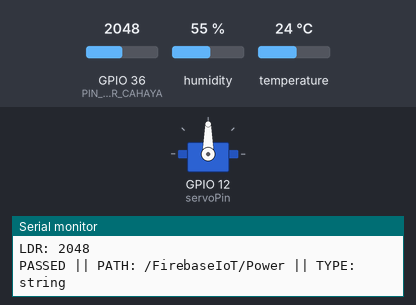
Bench run of a sketch on a simulated ESP32. Parts: servo, the last lines printed to the serial monitor. Inputs (shaded band) come from the test bench; at power-on: GPIO 36 (PIN_SENSOR_CAHAYA) = 2048, humidity 55 %, temperature 24 °C. WiFi joins after 1.5 s; servers stay silent unless stated; the Firebase database answers and starts empty.

Above: at 2.7 s.
2.8 s: GPIO 36 (PIN_SENSOR_CAHAYA) set to 0
At 5.7 s:
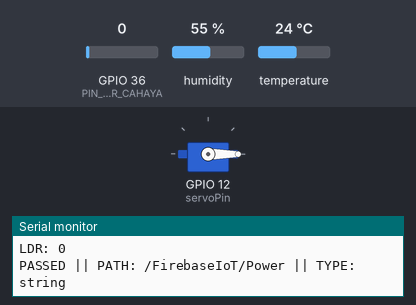
6.2 s: GPIO 36 (PIN_SENSOR_CAHAYA) set to 491
At 7.9 s:
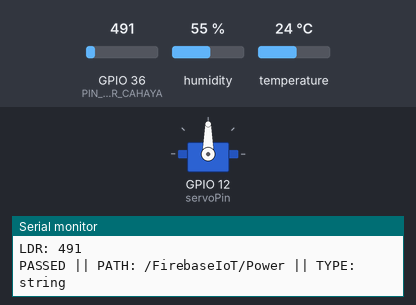
Timing chart, 0 to 9.4 s (numbered marks = the images above; inputs shaded):
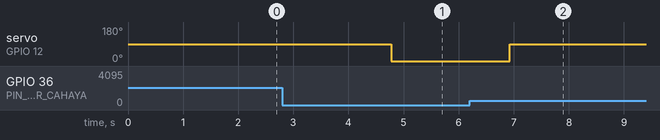

The sketch:

ControlServoAndReadTempHumWithESP32Firebase.ino
```cpp
// (licence header left out)
/** This example will show how to authenticate using
 * the legacy token or database secret with the new APIs (using config and auth data).
*/
#if defined(ESP32)
#include <WiFi.h>
#include <FirebaseESP32.h>
#elif defined(ESP8266)
#include <ESP8266WiFi.h>
#include <FirebaseESP8266.h>
#endif

// Library DHT
#include <DHT.h>
#define DHTTYPE DHT11
#define DHT_PIN 4
DHT dht(DHT_PIN, DHTTYPE); // Inisilisasi DHT dengan parameter DHT_PIN dan DHTTYPE

// Library Servo
#include <Servo.h>
Servo microServo;
static const int servoPin = 12;

// Sensor Cahaya
#define PIN_SENSOR_CAHAYA 36

//Provide the RTDB payload printing info and other helper functions.
#include <addons/RTDBHelper.h>

/* 1. Define the WiFi credentials */
#define WIFI_SSID "RHEMA"
#define WIFI_PASSWORD "rhema878"

/* 2. If work with RTDB, define the RTDB URL and database secret */
#define DATABASE_URL "https://control-servo-based-on-temp-default-rtdb.firebaseio.com/" //<databaseName>.firebaseio.com or <databaseName>.<region>.firebasedatabase.app
#define DATABASE_SECRET "MIpS89V0ppguJQIthPvqXvdFq38G7EHDaXUTUdOn"

/* 3. Define the Firebase Data object */
FirebaseData fbdo;

/* 4, Define the FirebaseAuth data for authentication data */
FirebaseAuth auth;

/* Define the FirebaseConfig data for config data */
FirebaseConfig config;

unsigned long dataMillis = 0;

void setup()
{
    Serial.begin(115200);

    WiFi.begin(WIFI_SSID, WIFI_PASSWORD);
    Serial.print("Connecting to Wi-Fi");
    while (WiFi.status() != WL_CONNECTED)
    {
        Serial.print(".");
        delay(300);
    }
    Serial.println();
    Serial.print("Connected with IP: ");
    Serial.println(WiFi.localIP());
    Serial.println();

    Serial.printf("Firebase Client v%s\n\n", FIREBASE_CLIENT_VERSION);

    /* Assign the certificate file (optional) */
    //config.cert.file = "/cert.cer";
    //config.cert.file_storage = StorageType::FLASH;

    /* Assign the database URL and database secret(required) */
    config.database_url = DATABASE_URL;
    config.signer.tokens.legacy_token = DATABASE_SECRET;

    Firebase.reconnectWiFi(true);

    /* Initialize the library with the Firebase authen and config */
    Firebase.begin(&config, &auth);

    //Or use legacy authenticate method
    //Firebase.begin(DATABASE_URL, DATABASE_SECRET);

    // DHT 11
    dht.begin();

    // Servo
    microServo.attach(servoPin);

}

void loop()
{
  String power;
  String on = "ON";
  if (millis() - dataMillis > 2000)
  {
      Firebase.getString(fbdo,"/FirebaseIoT/Power");
      power = fbdo.stringData();
      dataMillis = millis();
      sensorSuhu();
      Serial.print("Power: ");
      Serial.print(power);
      Serial.println();
      int analogValue = analogRead(PIN_SENSOR_CAHAYA);
      Serial.print("LDR: ");
      Serial.print(analogValue);
      Serial.println();
      if (Firebase.setFloat(fbdo, "/FirebaseIoT/LDR", analogValue))
      {
        Serial.print("PASSED");
        Serial.print(" || PATH: " + fbdo.dataPath());
        Serial.print(" || TYPE: " + fbdo.dataType());
        Serial.println();
      }
      else
      {
        Serial.print("FAILED");
        Serial.print(" || REASON: " + fbdo.errorReason());
        Serial.println();
      }
      if(analogValue == 0){
        microServo.write(0);
      } else {
        microServo.write(90);
      }
      delay(100);
  }
}

void sensorSuhu()
{
    // Suhu dan Kelembaban (Humidity)
    float suhu = dht.readTemperature(); //memanggil function readTemperature untuk membaca suhu
    float humidity = dht.readHumidity(); //memanggil function readHumidity untuk membaca kelembaban
    if(isnan(suhu) || isnan(humidity)){
      Serial.println("Gagal membaca suhu dan kelembaban");
    }
    Serial.print("Suhu: ");
    Serial.print(suhu);
    Serial.print("°C || ");

    Serial.print("Kelembaban: ");
    Serial.print(humidity);
    Serial.print("%");
    Serial.println();

    // Kirim Data Suhu dan Kelembaban (Humidity) ke Firebase
    if (Firebase.setFloat(fbdo, "/FirebaseIoT/Temperature", suhu))
    {
      Serial.print("PASSED");
      Serial.print(" || PATH: " + fbdo.dataPath());
      Serial.print(" || TYPE: " + fbdo.dataType());
      Serial.println();
    }
    else
    {
      Serial.print("FAILED");
      Serial.print(" || REASON: " + fbdo.errorReason());
      Serial.println();
    }

    if (Firebase.setFloat(fbdo, "/FirebaseIoT/Humidity", humidity))
    {
      Serial.print("PASSED");
      Serial.print(" || PATH: " + fbdo.dataPath());
      Serial.print(" || TYPE: " + fbdo.dataType());
      Serial.println();
    }
    else
    {
      Serial.println("FAILED");
      Serial.println(" || REASON: " + fbdo.errorReason());
      Serial.println();
    }
}
```

Measured:
- after the input at 2.8 s, servo on GPIO 12 (servoPin): 90° → 0° after 2.0 s
- after the input at 6.2 s, servo on GPIO 12 (servoPin): 0° → 90° after 0.73 s
